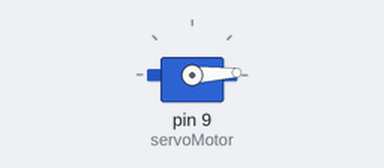
The sketch below on a simulated Arduino Uno, built with avr-gcc and run on an emulated ATmega328P. On the bench: servo. What the sketch prints to the serial monitor is not drawn.

Above: at 0.05 s.
At 1.35 s:
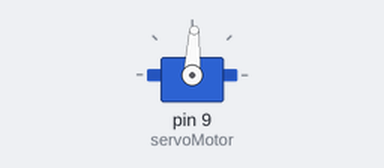
At 2.65 s:
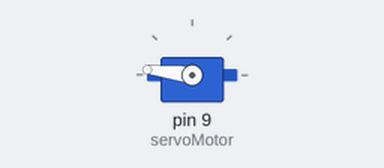
At 5.25 s:
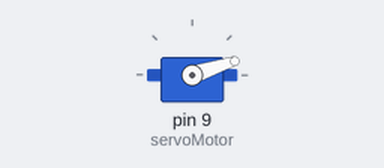
Timing chart, 0 to 7.2 s (numbered marks = the images above):
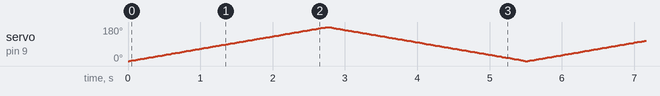

The sketch:

servomotor.ino
```cpp
#include <Servo.h>

Servo servoMotor;


void setup()
{
  servoMotor.attach(9);
  servoMotor.write(0);

  Serial.begin(9600);

}

void loop()
{
  for(int i=0 ; i<=180 ; i++)
  {
    servoMotor.write(i);
    Serial.println(i);
    delay(15);
  }

  for(int i=180; i>=0 ; i--)
  {
    servoMotor.write(i);
    Serial.println(i);
    delay(15);
  }
}
```
